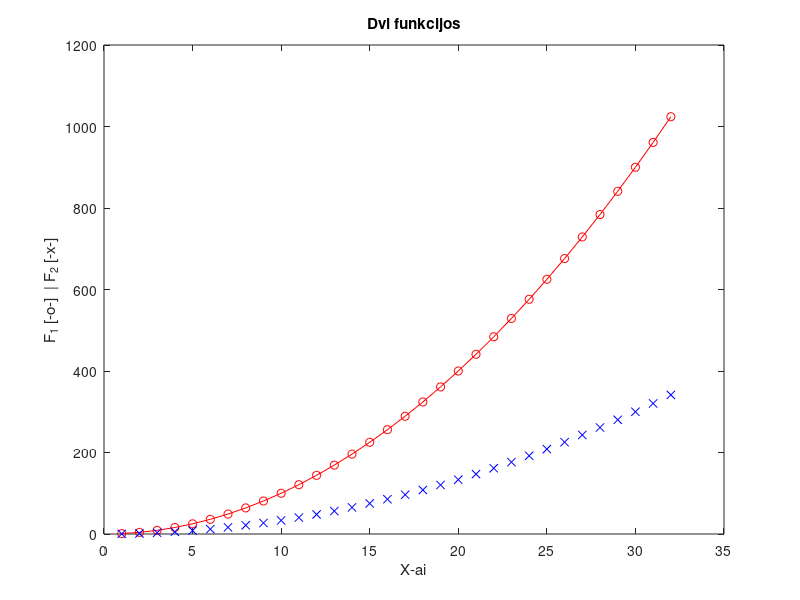

Write MATLAB code to recreate this figure.
% Karolis Juodzevicius
% Variantas: 9
% Data: 2026-09-14

x = 1:32;
y = x.^2;

plot (x, y, 'o-r',x, y/3, 'xb')
title('Dvi funkcijos')
xlabel('X-ai')
ylabel('F_1 [-o-]  | F_2 [-x-]')

help sin
help linspace;
%% 
% Karolis Juodzevicius
% Variantas: 9
% Data: 2026-09-14

N = 9;

v = N + 1 : 0.5 : N + 4;

A = N:N+8;
A = reshape(A, 3, 3);

A_a = A(3,2);
A_b = A(2:3,1:2);
A_c = A([1 3],[1 3]);

v3 = v(1:3);
A_nauja = [A; v3];
